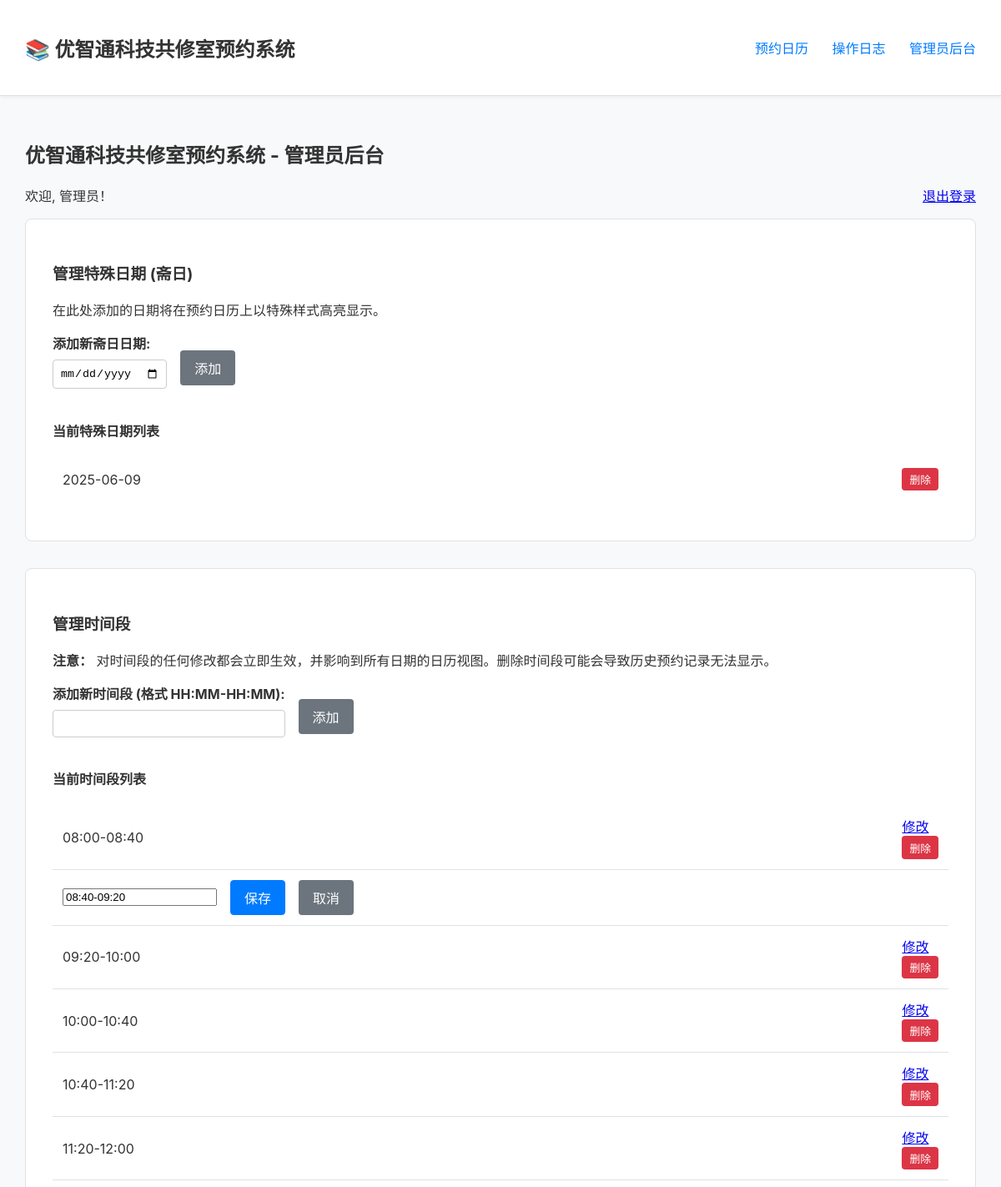
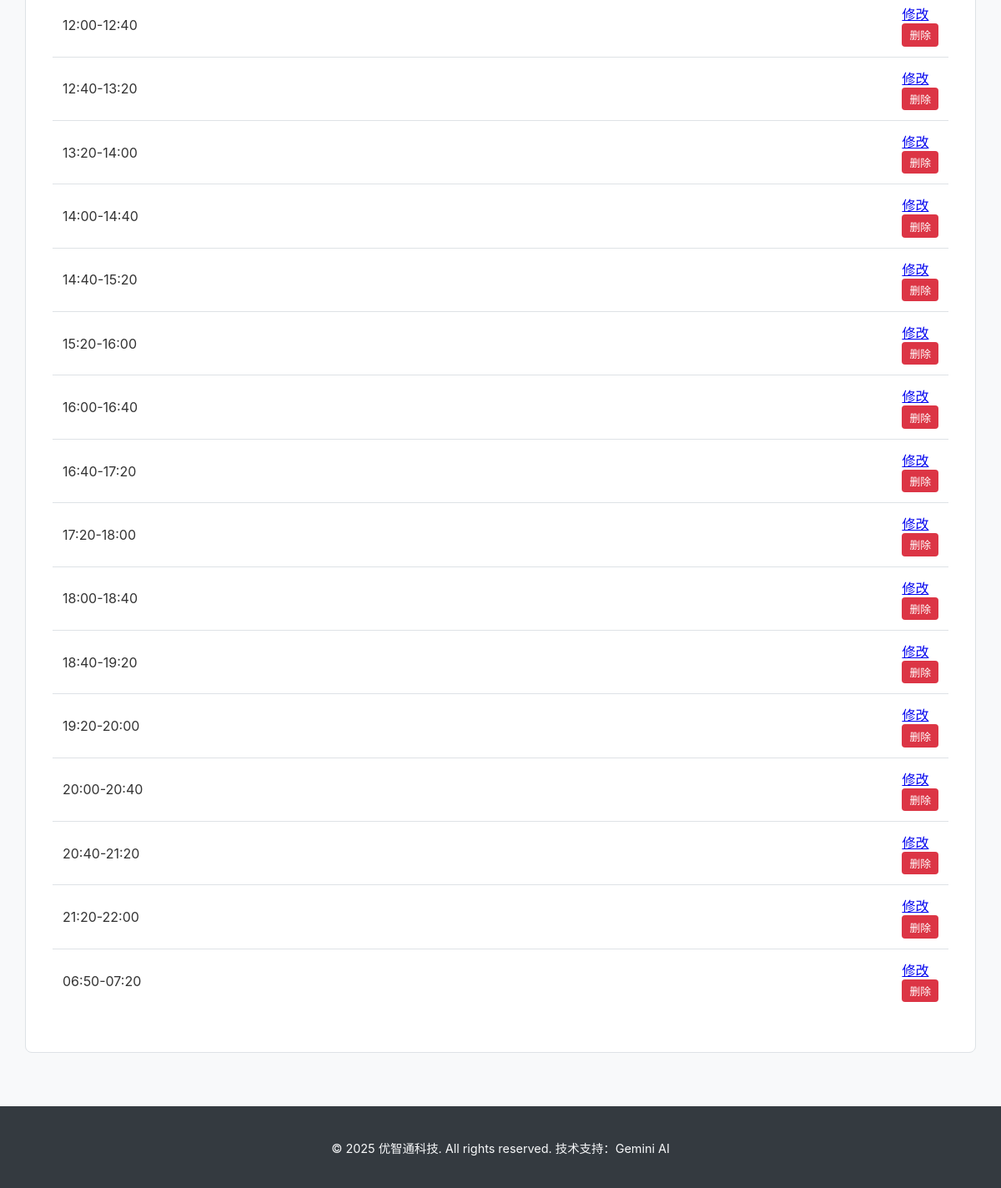
The page /admin?edit_slot=08:40-09:20 (signed in) on the database its author committed (2 pictures, top to bottom).
### app.py (models this page shows)
    class SpecialDate(sql_alchemy_db.Model): date_str = sql_alchemy_db.Column(sql_alchemy_db.String(20),
                                                                              primary_key=True)

    class TimeSlot(sql_alchemy_db.Model): id = sql_alchemy_db.Column(sql_alchemy_db.Integer,
                                                                     primary_key=True); slot_value = sql_alchemy_db.Column(
        sql_alchemy_db.String(50), unique=True, nullable=False); order = sql_alchemy_db.Column(sql_alchemy_db.Integer)

### app.py (the view, shortened to what this page needs)
@app.route('/admin', methods=['GET', 'POST'])
@check_db_connection
@admin_required
def admin():
    slot_to_edit = request.args.get('edit_slot')  # 获取URL中要编辑的槽位
    special_dates = sorted(list(db.smembers('special_dates') or set())) if db_is_redis else sorted(
        [d.date_str for d in SpecialDate.query.all()])
    time_slots = get_time_slots()
    return render_template('admin.html', special_dates=special_dates, time_slots=time_slots, special_date_name="斋日",
                           slot_to_edit=slot_to_edit)

### app.py (called while the page is built)
def get_time_slots():
    if db_is_redis:
        return db.lrange(TIME_SLOTS_KEY, 0, -1)
    else:
        return [s.slot_value for s in TimeSlot.query.order_by(TimeSlot.order).all()]

def check_db_connection(f):
    @wraps(f)
    def decorated_function(*args, **kwargs):
        db_handle = db if db_is_redis else db.session
        if db_handle is None: return "数据库连接失败，请检查服务器配置或环境变量。", 503
        return f(*args, **kwargs)
    return decorated_function

def admin_required(f):
    @wraps(f)
    def decorated_function(*args, **kwargs):
        if not session.get('is_admin'): return redirect(url_for('admin_login'))
        return f(*args, **kwargs)
    return decorated_function

### templates/admin.html (shortened to what this page needs)
{% extends "base.html" %}
{% block content %}
<h2>优智通科技共修室预约系统 - 管理员后台</h2>
{% if login_required %}
    <div class="admin-login">
        <h3>管理员登录</h3>
        <form method="post" action="{{ url_for('admin_login') }}">
            <div class="form-group">
                <label for="password">密码:</label>
                <input type="password" id="password" name="password" required>
            </div>
            {% if error %}<p class="error-message">{{ error }}</p>{% endif %}
            <button type="submit" class="button-primary">登录</button>
        </form>
    </div>
{% else %}
    <p>欢迎, 管理员！<a href="{{ url_for('admin_logout') }}" style="float:right;">退出登录</a></p>
    <div class="admin-section">
        <h3>管理特殊日期 ({{ special_date_name }})</h3>
        <p>在此处添加的日期将在预约日历上以特殊样式高亮显示。</p>
        <form method="post" class="inline-form">
            <div class="form-group">
                <label for="add_date">添加新{{ special_date_name }}日期:</label>
                <input type="date" id="add_date" name="add_date" required>
            </div>
            <button type="submit" name="add_date_submit" class="button">添加</button>
        </form>
        <h4>当前特殊日期列表</h4>
        {% if special_dates %}
        <ul class="item-list">
            {% for s_date in special_dates %}
            <li>
                <span>{{ s_date }}</span>
                <form method="post">
                    <button type="submit" class="button-danger-small">删除</button>
                </form>
            </li>
            {% endfor %}
        </ul>
        {% else %}
        <p>当前没有设置任何特殊日期。</p>
        {% endif %}
    </div>
    <div class="admin-section">
        <h3>管理时间段</h3>
        <p class="notice"><strong>注意：</strong> 对时间段的任何修改都会立即生效，并影响到所有日期的日历视图。删除时间段可能会导致历史预约记录无法显示。</p>
        <form method="post" class="inline-form">
            <div class="form-group">
                <label for="add_timeslot_value">添加新时间段 (格式 HH:MM-HH:MM):</label>
                <input type="text" id="add_timeslot_value" name="add_timeslot_value" pattern="([01]?[0-9]|2[0-3]):[0-5][0-9]-([01]?[0-9]|2[0-3]):[0-5][0-9]" required>
            </div>
            <button type="submit" name="add_timeslot" class="button">添加</button>
        </form>
        <h4>当前时间段列表</h4>
        <ul class="item-list">
            {% for slot in time_slots %}
            <li>
                {% if slot == slot_to_edit %}
                    <form method="post" class="inline-form">
                        <input type="text" name="edit_timeslot_new" value="{{ slot }}" pattern="([01]?[0-9]|2[0-3]):[0-5][0-9]-([01]?[0-9]|2[0-3]):[0-5][0-9]" required>
                        <button type="submit" class="button-primary">保存</button>
                        <a href="{{ url_for('admin') }}" class="button">取消</a>
                    </form>
                {% else %}
                    <span>{{ slot }}</span>
                    <div class="item-actions">
                        <a href="{{ url_for('admin', edit_slot=slot) }}" class="button-small">修改</a>
                        <form method="post" class="inline-form js-delete-confirm-form">
                            <button type="submit" class="button-danger-small">删除</button>
                        </form>
                    </div>
                {% endif %}
            </li>
            {% endfor %}
        </ul>
    </div>
{% endif %}
{% endblock %}

### static/css/style.css (style rules this page uses)
:root { --primary-color: #007bff; --primary-hover-color: #0056b3; --danger-color: #dc3545; --danger-hover-color: #c82333; --special-date-bg: #fff3cd; --border-color: #dee2e6; --background-color: #f8f9fa; --text-color: #333; --header-bg: #ffffff; --footer-bg: #343a40; --footer-text: #f8f9fa; --font-family: -apple-system, BlinkMacSystemFont, "Segoe UI", Roboto, "Helvetica Neue", Arial, sans-serif; }
body { font-family: var(--font-family); margin: 0; background-color: var(--background-color); color: var(--text-color); display: flex; flex-direction: column; min-height: 100vh; }
.button, .button-primary, .button-danger, .button-danger-small { display: inline-block; padding: 0.5rem 1rem; border: 1px solid transparent; border-radius: 0.25rem; text-decoration: none; cursor: pointer; font-size: 1rem; transition: all 0.2s ease-in-out; text-align: center; }
.button-primary { background-color: var(--primary-color); color: white; border-color: var(--primary-color); }
.button { background-color: #6c757d; color: white; }
.button-danger-small { padding: 0.2rem 0.5rem; font-size: 0.8rem; background-color: var(--danger-color); color: white; }
.item-list { list-style: none; padding: 0; }
.item-list li { display: flex; justify-content: space-between; align-items: center; padding: 0.75rem; border-bottom: 1px solid var(--border-color); }
.item-list li:last-child { border-bottom: none; }
.form-group { margin-bottom: 1rem; }
.form-group label { display: block; margin-bottom: 0.5rem; font-weight: bold; }
.form-group input[type="text"], .form-group input[type="password"], .form-group input[type="date"] { width: 100%; padding: 0.5rem; border: 1px solid #ccc; border-radius: 4px; box-sizing: border-box; }
.inline-form { display: flex; gap: 1rem; align-items: center; }
.admin-login, .admin-section { background: white; padding: 2rem; border-radius: 8px; margin-bottom: 2rem; border: 1px solid var(--border-color); }

### rows shown on the page
SpecialDate: date_str "2025-06-09"
TimeSlot: slot_value "08:00-08:40"
TimeSlot: edit_timeslot_new "08:40-09:20"
TimeSlot: slot_value "09:20-10:00"
TimeSlot: slot_value "10:00-10:40"
TimeSlot: slot_value "10:40-11:20"
TimeSlot: slot_value "11:20-12:00"
TimeSlot: slot_value "12:00-12:40"
TimeSlot: slot_value "12:40-13:20"
TimeSlot: slot_value "13:20-14:00"
TimeSlot: slot_value "14:00-14:40"
TimeSlot: slot_value "14:40-15:20"
TimeSlot: slot_value "15:20-16:00"
TimeSlot: slot_value "16:00-16:40"
TimeSlot: slot_value "16:40-17:20"
TimeSlot: slot_value "17:20-18:00"
TimeSlot: slot_value "18:00-18:40"
TimeSlot: slot_value "18:40-19:20"
TimeSlot: slot_value "19:20-20:00"
TimeSlot: slot_value "20:00-20:40"
TimeSlot: slot_value "20:40-21:20"
TimeSlot: slot_value "21:20-22:00"
TimeSlot: slot_value "06:50-07:20"

### other values the page prints
{{ special_date_name }} "斋日"
